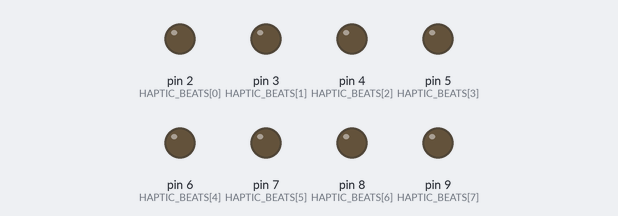
Recording of a sketch running on a simulated Arduino Uno, built with avr-gcc and run on an emulated ATmega328P. On the bench: output pins drawn as LEDs (lit = HIGH). Random numbers use the default seed unless the sketch sets one.

Above: at 0.5 s.
At 3.9 s:
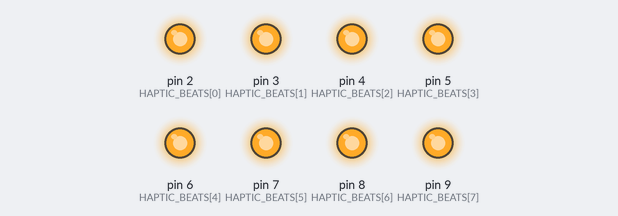
Timing chart, 0 to 5.7 s (numbered marks = the images above):
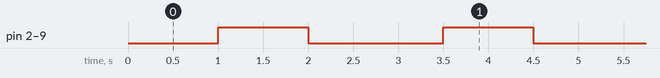

Measured:
- by itself, pin 2 (HAPTIC_BEATS[0]), pin 3 (HAPTIC_BEATS[1]), pin 4 (HAPTIC_BEATS[2]), pin 5 (HAPTIC_BEATS[3]), pin 6 (HAPTIC_BEATS[4]), pin 7 (HAPTIC_BEATS[5]), pin 8 (HAPTIC_BEATS[6]), pin 9 (HAPTIC_BEATS[7]): alternates HIGH for 1.0 s and LOW for 1.5 s

The sketch:

contorlling_code.ino
```cpp
const int H_MODE = 8; //bits
int HAPTIC_BEATS[H_MODE] = {2,3,4,5,6,7,8,9};
int H_STATE[H_MODE] = {0,0,0,0,0,0,0,0};
int TICK_TIME = 1500;
int BEAT_TIME = 1000;
int CONNTROL_BIT = 0;
bool is_payloaded = false;

void setup () {
   Serial.begin(9600);
   for(int i = 0; i < H_MODE; ++i)
     pinMode(HAPTIC_BEATS[i], OUTPUT);
}

void set_random_bits() {
  randomSeed(millis());
  for(int i = 0; i < H_MODE; ++i)
    H_STATE[i] = random(0,2);
}

void set_control_bits() {
  for(int i = 0; i < H_MODE; ++i)
    H_STATE[i] = CONNTROL_BIT & (1 << i);
}

void clear_control_beats() {
  for(int i = 0; i < H_MODE; ++i)
    H_STATE[i] = 0;
}

void read_control(){
  //if(Serial.available( ) > 0) {
    CONNTROL_BIT = Serial.readString().toInt();
  if(true) {
    //CONNTROL_BIT = Serial.read();
    //CONNTROL_BIT = Serial.parseInt();
    CONNTROL_BIT = 255;
    //CONNTROL_BIT = random(0,256);
    is_payloaded = true;
  } else {
    is_payloaded = false;
  }
}

void loop () {
  read_control();
  if(is_payloaded) {
    //set_random_bits();
    set_control_bits();
    for(int i = 0; i < H_MODE; ++i){
      if(H_STATE[i] != 0)
        digitalWrite(HAPTIC_BEATS[i], HIGH);
    }
    delay(BEAT_TIME);
    for(int i = 0; i < H_MODE; ++i)
      digitalWrite(HAPTIC_BEATS[i], LOW);
    delay(TICK_TIME - BEAT_TIME);

    clear_control_beats();
  }
}
```
